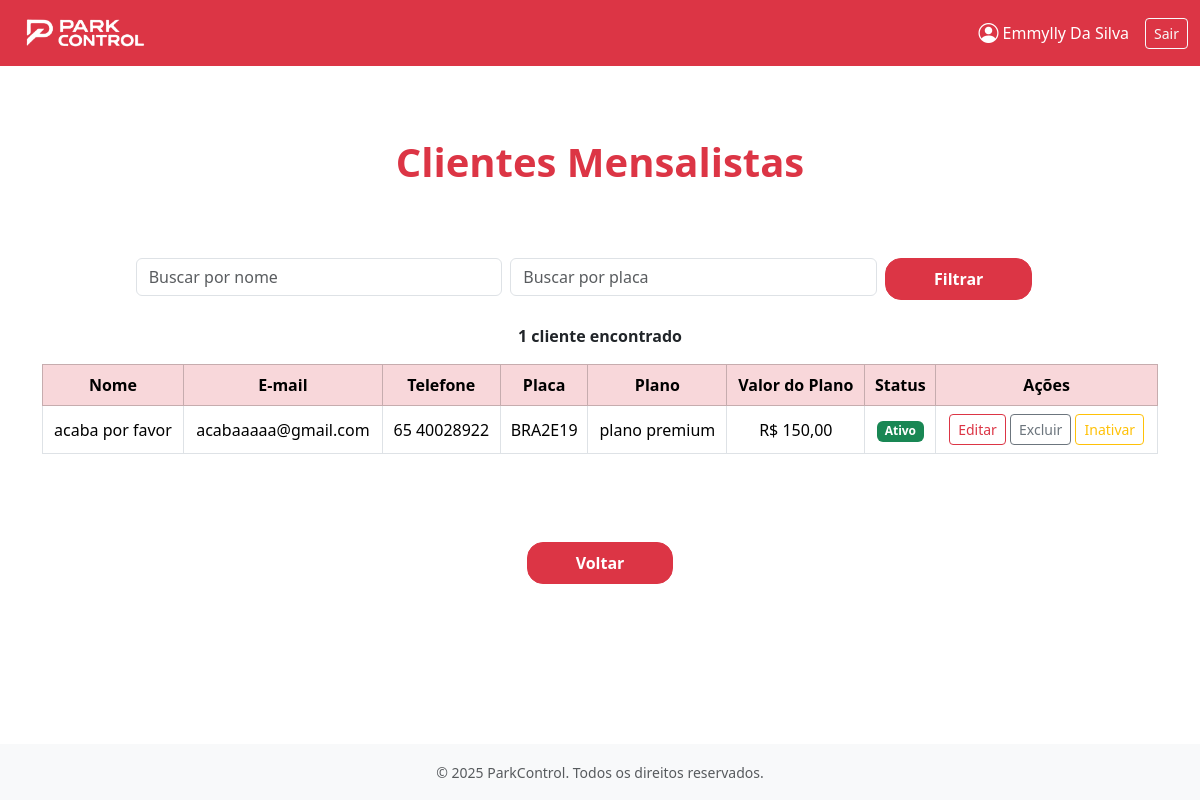
The app's page /mensalistas/ (signed in), older data.
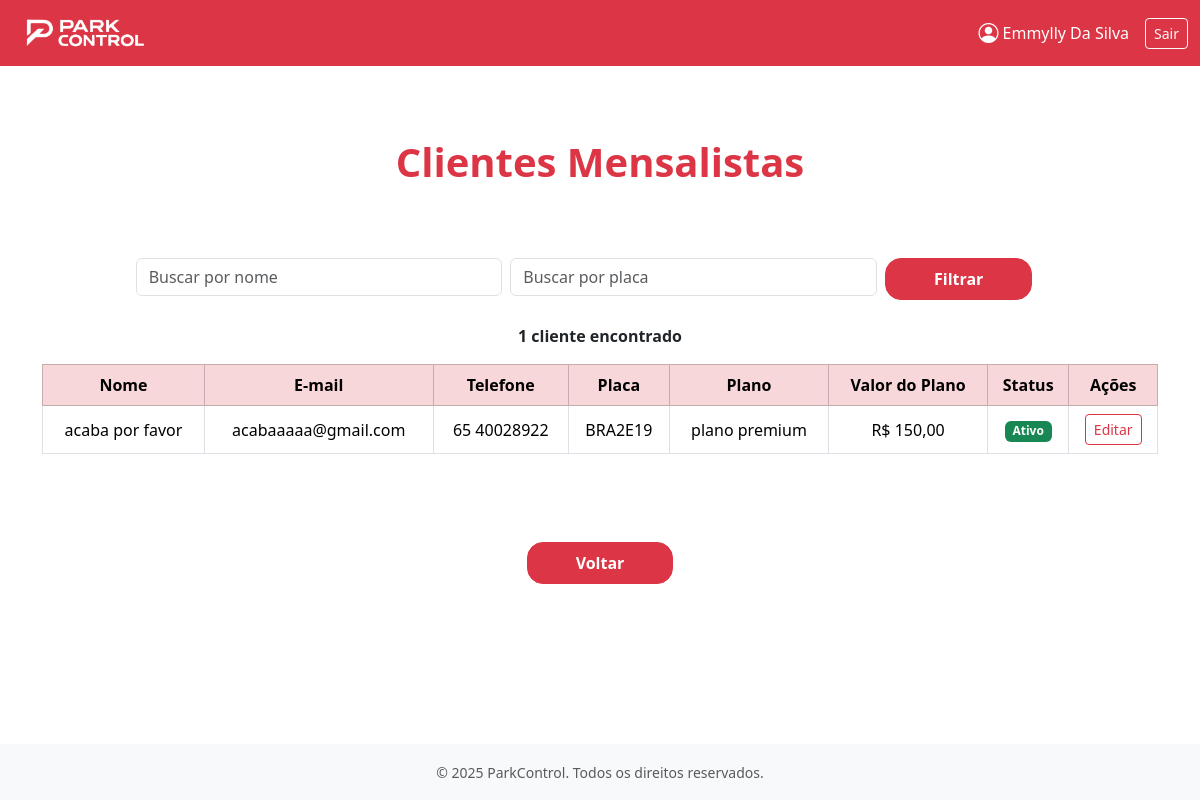
The same page, newer data.
### apps/clientes/models.py (models this page shows, shortened)
class Mensalista(models.Model):
    nome = models.CharField(max_length=100)
    telefone = models.CharField(
        max_length=15,
        validators=[
            RegexValidator(
                r'^\(?\d{2}\)?[-.\s]?\d{4,5}[-.\s]?\d{4}$',
                'Telefone no formato inválido (ex: (65) 99999-9999)'
            )
        ]
    )
    email = models.EmailField(max_length=100)
    plano = models.ForeignKey(
        Planos,
        on_delete=models.SET_NULL,
        null=True,
        limit_choices_to={'tipo_plano': 'Mensalista'},
        related_name="mensalistas"
    )
    placa = models.CharField(
        max_length=10,
        unique=True,
        validators=[
            RegexValidator(
                r'^[A-Z]{3}[0-9][A-Z][0-9]{2}$',
                'Placa no formato inválido (ex: ABC1D23 - padrão Mercosul)'
            )
        ]
    )
    ativo = models.BooleanField(default=True)
    historico = HistoricalRecords()  # Adiciona histórico de alterações

### apps/planos/models.py (models this page shows, shortened)
class Planos(models.Model):
    TIPO_PLANO_CHOICES = [
        ('Mensalista', 'Mensalista'),
        ('Diarista', 'Diarista'),
    ]
    TIPO_MENSAL_CHOICES = [
        ('Mensal', 'Mensal'),
        ('Anual','Anual')
    ]
    STATUS_CHOICES = [
        ('Ativo', 'Ativo'),
        ('Inativo', 'Inativo'),
    ]
    nome = models.CharField( max_length=50, blank=False, null=False)
    validade = models.PositiveIntegerField(blank=False, null=False)
    descricao = models.TextField(blank=True)
    data_criacao = models.DateTimeField(auto_now_add=True)
    ultima_alteracao = models.DateTimeField(auto_now=True)
    tipo_plano = models.CharField(max_length=20, choices=TIPO_PLANO_CHOICES, blank=False, null=False)
    status = models.CharField(max_length=20, choices=STATUS_CHOICES, blank=True, null=True,default='Ativo')
    valor_diaria = models.DecimalField(max_digits=10, decimal_places=2, blank=True, null=True)
    valor = models.DecimalField(max_digits=10, decimal_places=2, blank=True, null=True)
    tipo_mensal  = models.CharField(max_length=20, choices=TIPO_MENSAL_CHOICES, blank=True, null=True)
    historico = HistoricalRecords()  # Adiciona histórico de alterações

### apps/clientes/views.py (the view)
# urls.py: path('mensalistas/', views.cliente_mensalista_view, name='cliente_mensalista'),
def cliente_mensalista_view(request):
    mensalistas = Mensalista.objects.all()
    query_nome = request.GET.get('nome', '')
    query_placa = request.GET.get('placa', '')
    if query_nome:
        mensalistas = mensalistas.filter(nome__icontains=query_nome)
    if query_placa:
        mensalistas = mensalistas.filter(placa__icontains=query_placa)
    logger.info(f"Visualização lista mensalistas - filtros: nome='{query_nome}', placa='{query_placa}'")
    return render(request, 'clientes/cliente_mensalista.html', {'mensalistas': mensalistas, 'query_nome': query_nome, 'query_placa': query_placa})

### apps/clientes/templates/clientes/cliente_mensalista.html (shortened to what the changed rows need)
{% extends "base.html" %}
{% load static %}
{% block content %}
<main class="flex-grow-1 d-flex flex-column justify-content-center align-items-center py-5">
    <h1 class="text-danger fw-bold mb-5">Clientes Mensalistas</h1>
    <div class="container mt-4">
        <div class="table-responsive">
            {% if mensalistas %}
            <table class="table table-bordered text-center align-middle">
                <thead class="table-danger">
                    <tr>
                        <th>Nome</th>
                        <th>E-mail</th>
                        <th>Telefone</th>
                        <th>Placa</th>
                        <th>Plano</th>
                        <th>Valor do Plano</th>
                        <th>Status</th>
                        <th>Ações</th>
                    </tr>
                </thead>
                <tbody>
                    {% for cliente in mensalistas %}
                    <tr>
                        <td>{{ cliente.nome }}</td>
                        <td>{{ cliente.email }}</td>
                        <td>{{ cliente.telefone }}</td>
                        <td>{{ cliente.placa }}</td>
                        <td>{{ cliente.plano.nome }}</td>
                        <td>R$ {{ cliente.plano.valor|floatformat:2 }}</td>
                        <td>
                            {% if cliente.ativo %}
                                <span class="badge bg-success">Ativo</span>
                            {% else %}
                                <span class="badge bg-secondary">Inativo</span>
                            {% endif %}
                        </td>
                        <td>
                            <a href="{% url 'clientes:editar_mensalista' pk=cliente.pk %}" class="btn btn-outline-danger btn-sm">Editar</a>
                            {% if user.is_authenticated and user.perfil_acesso == 'Administrador' %}
                                <a href="{% url 'clientes:excluir_mensalista' pk=cliente.pk %}" class="btn btn-outline-secondary btn-sm">Excluir</a>
                                {% if cliente.ativo %}
                                    <a href="{% url 'clientes:inativar_mensalista' pk=cliente.pk %}" class="btn btn-outline-warning btn-sm">Inativar</a>
                                {% else %}
                                    <a href="{% url 'clientes:ativar_mensalista' pk=cliente.pk %}" class="btn btn-outline-success btn-sm">Ativar</a>
                                {% endif %}
                            {% endif %}
                        </td>
                    </tr>
                    {% empty %}
                    <tr>
                        <td colspan="6">Nenhum cliente encontrado.</td>
                    </tr>
                    {% endfor %}
                </tbody>
            </table>
            {% else %}
            <p class="text-center fw-bold text-muted">Nenhum cliente encontrado.</p>
            {% endif %}
        </div>
    </div>
</main>
<footer class="text-center mt-4">
    {% if user.is_authenticated and user.perfil_acesso == 'Administrador' %}
        <a href="{% url 'usuarios:gerencia_cliente' %}" class="btn btn-danger px-5 py-2 rounded-4 fw-bold">Voltar</a>
    {% else %}
        <a href="{% url 'frentistas:gerenciar_clientes' %}" class="btn btn-danger px-5 py-2 rounded-4 fw-bold">Voltar</a>
    {% endif %}
</footer>
{% endblock %}

Row changes from the older to the newer data that the page shows:
changed Usuario "Emmylly Da Silva": perfil_acesso "Administrador" → "Frentista" (drawn)
shown differently, row unchanged: Mensalista "acaba por favor": no longer shows "Excluir Inativar"
